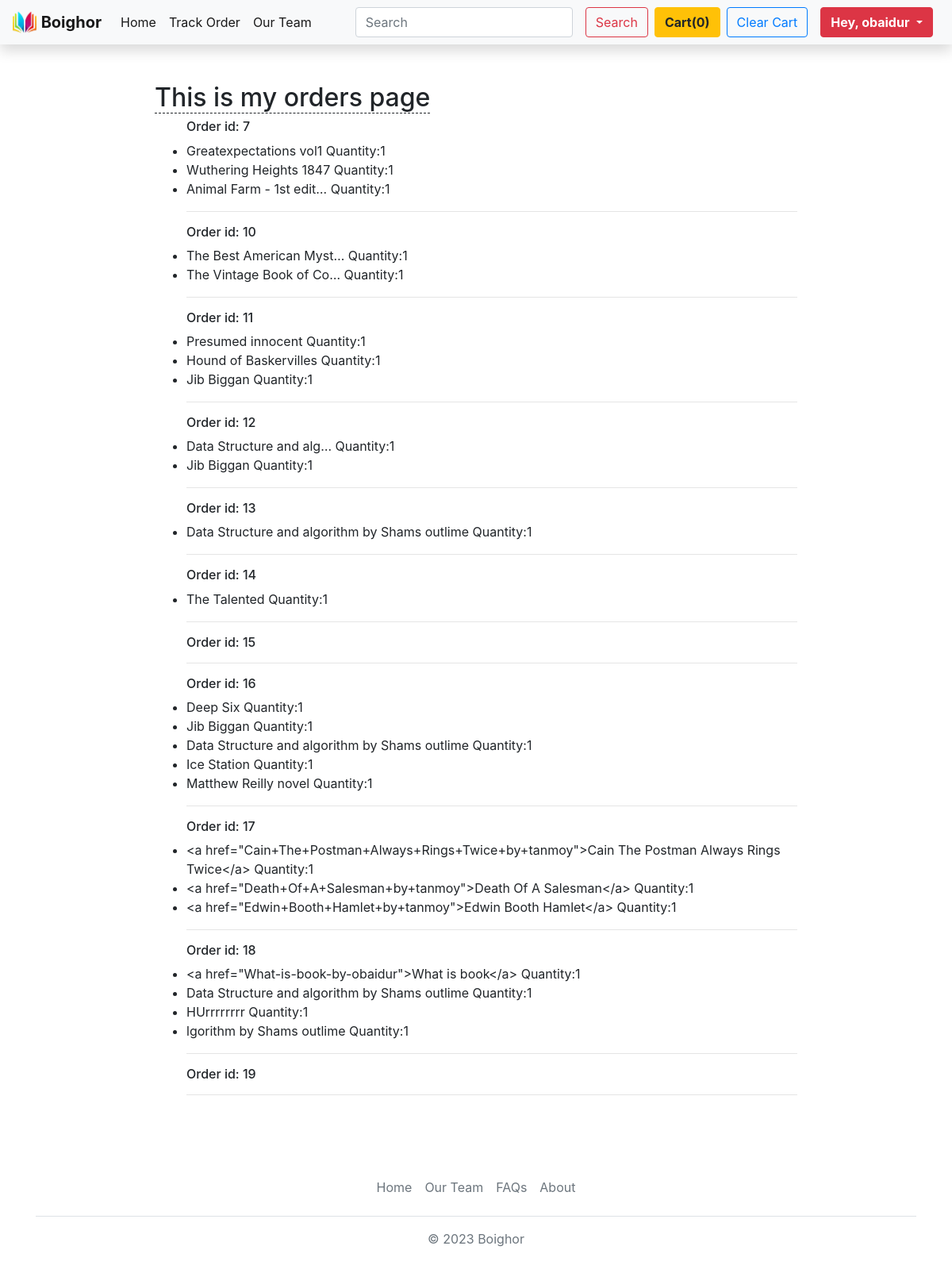
The page /orders (signed in) on the database as committed earlier.
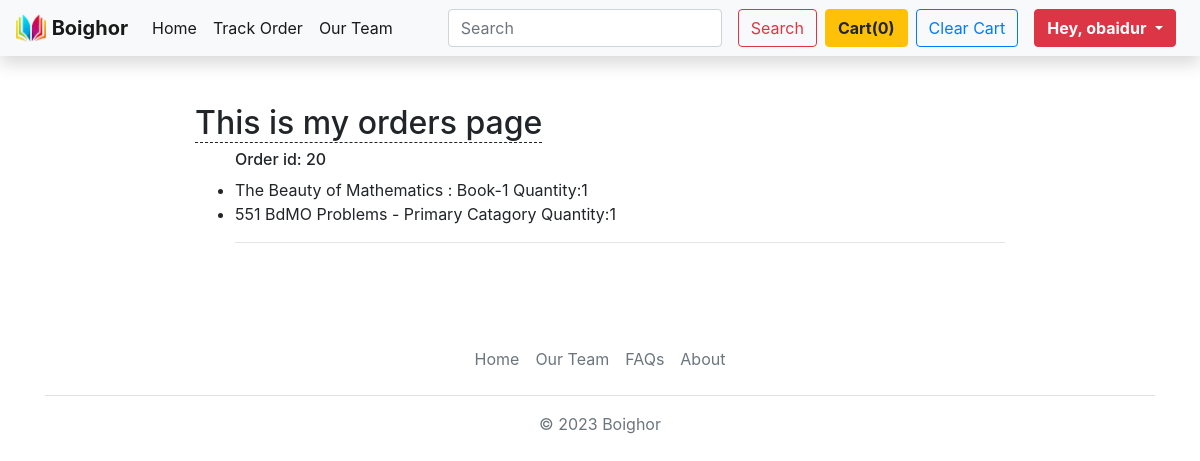
The same page on the database as committed later.
### home/models.py (models this page shows)
class Order(models.Model):
    order_id = models.AutoField(primary_key=True)
    items_json = models.CharField(max_length=50000)
    name = models.CharField(max_length=900)
    email = models.CharField(max_length=1101)
    address = models.CharField(max_length=1101)
    city = models.CharField(max_length=1101)
    state = models.CharField(max_length=1101)
    zip_code = models.CharField(max_length=1011)
    phone = models.CharField(max_length=1011, default="")

### home/views.py (the view)
# urls.py: path('orders',views.my_orders,name='orders'),
@login_required(login_url='/loginsignup')
def my_orders(request):
    mail = request.user.email
    orders = Order.objects.filter(email=mail)
    for order in orders:
        order.items_json = json.loads(order.items_json)
    context = {
        'orders': orders,
    }
    return render(request,'home/orders.html',context)

### templates/home/orders.html (shortened to what this page needs)
{% extends 'base.html' %}
{% load static %}
{% load tag_library %}
{% block body %}
<div class="container mt-5" style="width:70%;">
    <h2><span style="border-bottom:1px dashed">This is my orders page</span></h2>
    <ul>
        {% for order in orders %}
            <h6>Order id: {{order.order_id}} </h6>
          {% for key, value in order.items_json.items %}
            <li>{{ value.1 }} Quantity:{{value.0}}</li>
          {% endfor %}
          <hr>
        {% endfor %}
    </ul>
</div>
{% endblock body %}

Rows that differ between the two databases and show on the page:
removed Order: order_id "7", value "Greatexpectations vol1" "Wuthering Heights 1847" "Animal Farm - 1st edit…", value "1" "1" "1"
removed Order: order_id "10", value "The Best American Myst…" "The Vintage Book of Co…", value "1" "1"
removed Order: order_id "11", value "Presumed innocent" "Hound of Baskervilles" "Jib Biggan", value "1" "1" "1"
removed Order: order_id "12", value "Data Structure and alg…" "Jib Biggan", value "1" "1"
removed Order: order_id "13", value "Data Structure and algorithm by Shams outlime", value "1"
removed Order: order_id "14", value "The Talented", value "1"
removed Order: order_id "15"
removed Order: order_id "16", value "Deep Six" "Jib Biggan" "Data Structure and algorithm by Shams outlime" "Ice Station" "Matthew Reilly novel", value "1" "1" "1" "1" "1"
removed Order: order_id "17", value "<a href=\"Cain+The+Postman+Always+Rings+Twice+by+tanmoy\">Cain The Postman Always Rings Twice</a>" "<a href=\"Death+Of+A+Salesman+by+tanmoy\">Death Of A Salesman</a>" "<a href=\"Edwin+Booth+Hamlet+by+tanmoy\">Edwin Booth Hamlet</a>", value "1" "1" "1"
removed Order: order_id "18", value "<a href=\"What-is-book-by-obaidur\">What is book</a>" "Data Structure and algorithm by Shams outlime" "HUrrrrrrrr" "lgorithm by Shams outlime", value "1" "1" "1" "1"
removed Order: order_id "19"
added Order: order_id "20", value "The Beauty of Mathematics : Book-1" "551 BdMO Problems - Primary Catagory", value "1" "1"
